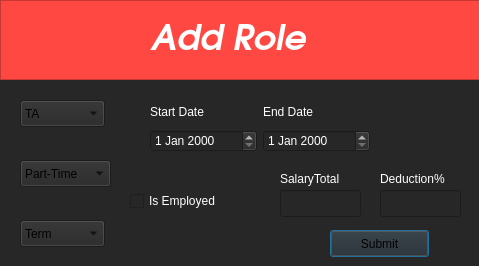
<?xml version="1.0" encoding="UTF-8"?>
<ui version="4.0">
 <class>addRoleDialog</class>
 <widget class="QDialog" name="addRoleDialog">
  <property name="geometry">
   <rect>
    <x>0</x>
    <y>0</y>
    <width>479</width>
    <height>266</height>
   </rect>
  </property>
  <property name="windowTitle">
   <string>Dialog</string>
  </property>
  <property name="styleSheet">
   <string notr="true">background-color: rgb(39, 39, 39);</string>
  </property>
  <widget class="QFrame" name="frame">
   <property name="geometry">
    <rect>
     <x>0</x>
     <y>0</y>
     <width>481</width>
     <height>80</height>
    </rect>
   </property>
   <property name="styleSheet">
    <string notr="true">background-color: rgb(255, 72, 66);
</string>
   </property>
   <property name="frameShape">
    <enum>QFrame::StyledPanel</enum>
   </property>
   <property name="frameShadow">
    <enum>QFrame::Raised</enum>
   </property>
   <widget class="QLabel" name="title">
    <property name="geometry">
     <rect>
      <x>150</x>
      <y>10</y>
      <width>161</width>
      <height>51</height>
     </rect>
    </property>
    <property name="font">
     <font>
      <family>URW Gothic L</family>
      <pointsize>26</pointsize>
      <weight>75</weight>
      <italic>true</italic>
      <bold>true</bold>
     </font>
    </property>
    <property name="styleSheet">
     <string notr="true">color: rgb(255, 255, 255);</string>
    </property>
    <property name="text">
     <string>Add Role</string>
    </property>
   </widget>
  </widget>
  <widget class="QComboBox" name="comboBox_role">
   <property name="geometry">
    <rect>
     <x>20</x>
     <y>100</y>
     <width>85</width>
     <height>27</height>
    </rect>
   </property>
   <item>
    <property name="text">
     <string>TA</string>
    </property>
   </item>
   <item>
    <property name="text">
     <string>RA</string>
    </property>
   </item>
   <item>
    <property name="text">
     <string>Faculty</string>
    </property>
   </item>
   <item>
    <property name="text">
     <string>Staff</string>
    </property>
   </item>
  </widget>
  <widget class="QComboBox" name="comboBox_status">
   <property name="geometry">
    <rect>
     <x>20</x>
     <y>160</y>
     <width>91</width>
     <height>27</height>
    </rect>
   </property>
   <item>
    <property name="text">
     <string>Part-Time</string>
    </property>
   </item>
   <item>
    <property name="text">
     <string>Full-Time</string>
    </property>
   </item>
  </widget>
  <widget class="QComboBox" name="comboBox_type">
   <property name="geometry">
    <rect>
     <x>20</x>
     <y>220</y>
     <width>85</width>
     <height>27</height>
    </rect>
   </property>
   <item>
    <property name="text">
     <string>Term</string>
    </property>
   </item>
   <item>
    <property name="text">
     <string>Continuing</string>
    </property>
   </item>
  </widget>
  <widget class="QCheckBox" name="checkBox">
   <property name="geometry">
    <rect>
     <x>130</x>
     <y>190</y>
     <width>121</width>
     <height>22</height>
    </rect>
   </property>
   <property name="styleSheet">
    <string notr="true">color: rgb(255, 255, 255);</string>
   </property>
   <property name="text">
    <string>Is Employed</string>
   </property>
  </widget>
  <widget class="QLabel" name="label_3">
   <property name="geometry">
    <rect>
     <x>280</x>
     <y>170</y>
     <width>81</width>
     <height>17</height>
    </rect>
   </property>
   <property name="styleSheet">
    <string notr="true">color: rgb(255, 255, 255);</string>
   </property>
   <property name="text">
    <string>SalaryTotal</string>
   </property>
  </widget>
  <widget class="QLabel" name="label_4">
   <property name="geometry">
    <rect>
     <x>380</x>
     <y>170</y>
     <width>81</width>
     <height>17</height>
    </rect>
   </property>
   <property name="styleSheet">
    <string notr="true">color: rgb(255, 255, 255);</string>
   </property>
   <property name="text">
    <string>Deduction%</string>
   </property>
  </widget>
  <widget class="QLineEdit" name="salaryTotal">
   <property name="geometry">
    <rect>
     <x>280</x>
     <y>190</y>
     <width>81</width>
     <height>27</height>
    </rect>
   </property>
   <property name="styleSheet">
    <string notr="true">border-color: rgb(255, 255, 255);</string>
   </property>
  </widget>
  <widget class="QLineEdit" name="deduct">
   <property name="geometry">
    <rect>
     <x>380</x>
     <y>190</y>
     <width>81</width>
     <height>27</height>
    </rect>
   </property>
  </widget>
  <widget class="QPushButton" name="pushButton">
   <property name="geometry">
    <rect>
     <x>330</x>
     <y>230</y>
     <width>99</width>
     <height>27</height>
    </rect>
   </property>
   <property name="text">
    <string>Submit</string>
   </property>
  </widget>
  <widget class="QWidget" name="layoutWidget">
   <property name="geometry">
    <rect>
     <x>150</x>
     <y>100</y>
     <width>220</width>
     <height>52</height>
    </rect>
   </property>
   <layout class="QHBoxLayout" name="horizontalLayout">
    <item>
     <layout class="QVBoxLayout" name="verticalLayout">
      <item>
       <widget class="QLabel" name="label">
        <property name="styleSheet">
         <string notr="true">color: rgb(255, 255, 255);</string>
        </property>
        <property name="text">
         <string>Start Date</string>
        </property>
       </widget>
      </item>
      <item>
       <widget class="QDateEdit" name="startDate">
        <property name="styleSheet">
         <string notr="true">color: rgb(255, 255, 255);</string>
        </property>
       </widget>
      </item>
     </layout>
    </item>
    <item>
     <layout class="QVBoxLayout" name="verticalLayout_2">
      <item>
       <widget class="QLabel" name="label_2">
        <property name="styleSheet">
         <string notr="true">color: rgb(255, 255, 255);</string>
        </property>
        <property name="text">
         <string>End Date</string>
        </property>
       </widget>
      </item>
      <item>
       <widget class="QDateEdit" name="endDate">
        <property name="styleSheet">
         <string notr="true">color: rgb(255, 255, 255);</string>
        </property>
       </widget>
      </item>
     </layout>
    </item>
   </layout>
  </widget>
 </widget>
 <resources/>
 <connections/>
</ui>
